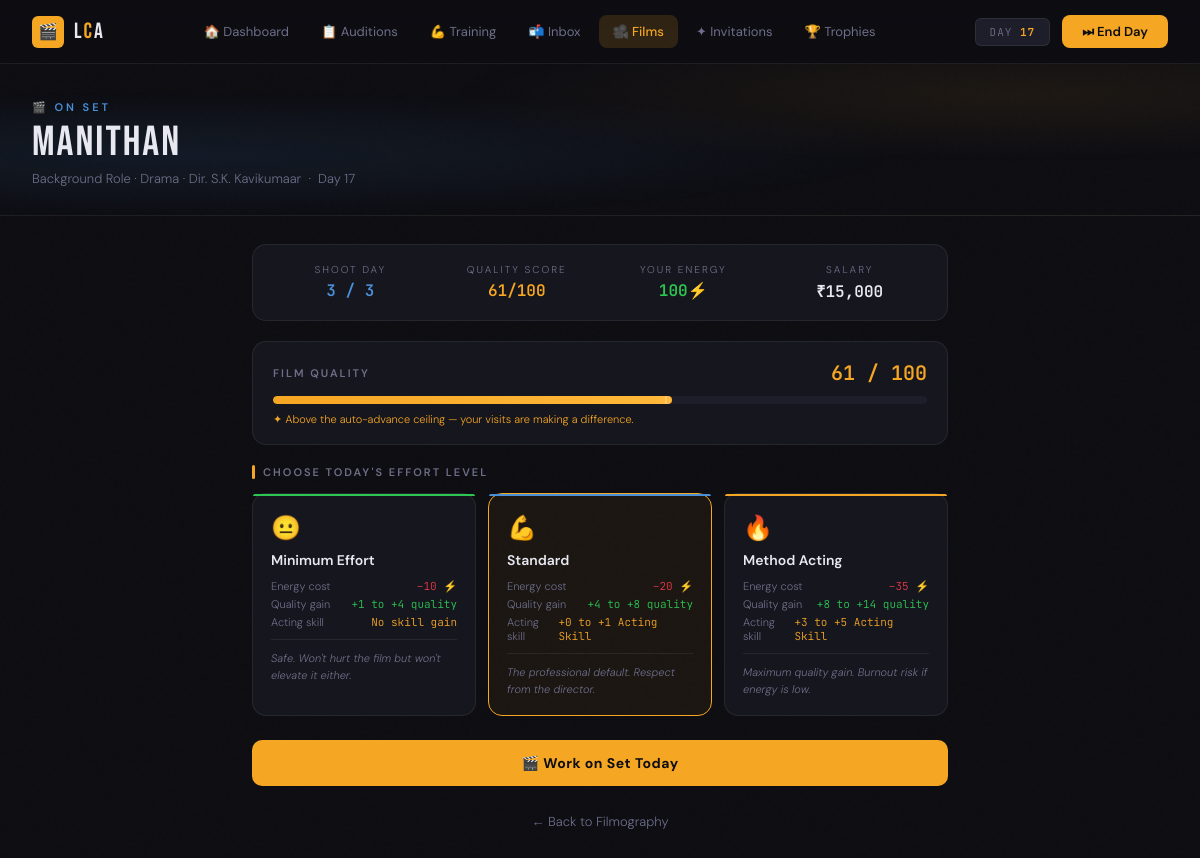
/filming/1/1, run on an earlier commit of the app's database.
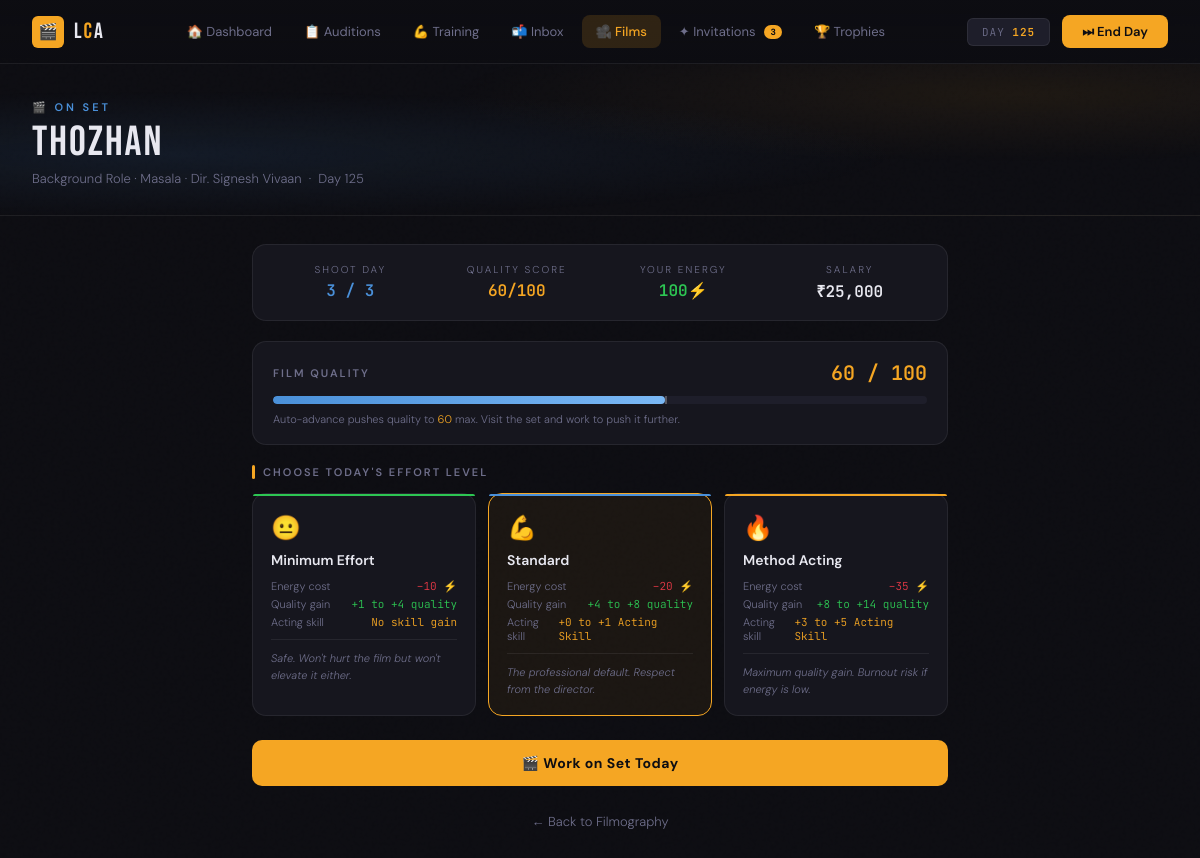
And on a later commit of the database.
### app.py (models this page shows)
class Actor(db.Model):
    id              = db.Column(db.Integer, primary_key=True)
    name            = db.Column(db.String(80), nullable=False)
    industry        = db.Column(db.String(20))
    persona         = db.Column(db.String(30))
    funds           = db.Column(db.Integer, default=50000)
    energy          = db.Column(db.Integer, default=100)
    fame            = db.Column(db.Integer, default=5)
    game_day        = db.Column(db.Integer, default=1)
    acting_skill    = db.Column(db.Integer, default=10)
    screen_presence = db.Column(db.Integer, default=10)
    looks           = db.Column(db.Integer, default=10)
    dialogue        = db.Column(db.Integer, default=10)
    dancing         = db.Column(db.Integer, default=10)
    connections     = db.Column(db.Integer, default=0)
    fitness         = db.Column(db.Integer, default=10)
    resilience      = db.Column(db.Integer, default=10)
    credibility     = db.Column(db.Integer, default=80)
    is_tired        = db.Column(db.Boolean, default=False)
    tired_days_left = db.Column(db.Integer, default=0)

class Film(db.Model):
    id                  = db.Column(db.Integer, primary_key=True)
    actor_id            = db.Column(db.Integer, db.ForeignKey('actor.id'), nullable=False)
    application_id      = db.Column(db.Integer, db.ForeignKey('job_application.id'))
    movie_title         = db.Column(db.String(100))
    role_type           = db.Column(db.String(50))
    role_tier           = db.Column(db.String(2))
    genre               = db.Column(db.String(30))
    director            = db.Column(db.String(80))
    director_stars      = db.Column(db.Integer, default=3)
    budget              = db.Column(db.String(10))
    salary              = db.Column(db.Integer, default=0)
    total_shoot_days    = db.Column(db.Integer, default=10)
    days_completed      = db.Column(db.Integer, default=0)
    status              = db.Column(db.String(20), default='filming')
    box_office_result   = db.Column(db.String(20))   # blockbuster/hit/average/flop/disaster
    box_office_score    = db.Column(db.Float)
    fame_change         = db.Column(db.Integer, default=0)
    release_day         = db.Column(db.Integer)       # game_day when released
    review              = db.Column(db.Text)
    quality_score   = db.Column(db.Integer, default=50)
    last_visit_day  = db.Column(db.Integer, default=0)

### app.py (the view)
@app.route('/filming/<int:actor_id>/<int:film_id>')
def filming_set(actor_id, film_id):
    actor = db.get_or_404(Actor, actor_id)
    film  = db.get_or_404(Film, film_id)
    offer_count = JobApplication.query.filter_by(
        actor_id=actor_id, status='offered'
    ).count()
    invite_count = Invitation.query.filter_by(
        actor_id=actor_id, is_active=True
    ).filter(Invitation.expires_day >= actor.game_day).count()
    already_visited = (film.last_visit_day == actor.game_day)
    on_set_event    = None if already_visited else get_todays_event()
    released_films = Film.query.filter_by(actor_id=actor_id, status='released').all()
    prestige = get_prestige(actor, released_films)
    return render_template(
        'filming.html',
        actor=actor,
        film=film,
        prestige=prestige,
        offer_count=offer_count,
        invite_count=invite_count,
        already_visited=already_visited,
        on_set_event=on_set_event,
        effort_options=EFFORT_OPTIONS,
        auto_quality_cap=60,
    )

### filming.py (called while the page is built)
def get_todays_event():
    if random.random() < 0.25:
        return random.choice(ON_SET_EVENTS)
    return None

### templates/filming.html (shortened to what the changed rows need)
{% extends "base.html" %}
{% block nav_films %}active{% endblock %}
{% block content %}
<div class="page-hero">
  <div class="page-label">🎬 On Set</div>
  <div class="page-title">{{ film.movie_title }}</div>
  <div class="page-sub">
    {{ film.role_type }} · {{ film.genre }} · Dir. {{ film.director }}
    &nbsp;·&nbsp; Day {{ actor.game_day }}
  </div>
</div>
<div class="content-wrap">
  <div class="film-strip">
    <div class="strip-stat">
      <div class="strip-label">Shoot Day</div>
      <div class="strip-value blue">{{ film.days_completed }} / {{ film.total_shoot_days }}</div>
    </div>
    <div class="strip-stat">
      <div class="strip-label">Quality Score</div>
      <div class="strip-value gold">{{ film.quality_score }}/100</div>
    </div>
    <div class="strip-stat">
      <div class="strip-label">Your Energy</div>
      <div class="strip-value {% if actor.energy >= 60 %}green{% elif actor.energy >= 30 %}gold{% else %}" style="color:var(--red){% endif %}">{{ actor.energy }}⚡</div>
    </div>
    <div class="strip-stat">
      <div class="strip-label">Salary</div>
      <div class="strip-value">₹{{ "{:,}".format(film.salary) }}</div>
    </div>
  </div>
  <div class="quality-card">
    <div class="quality-header">
      <div class="quality-label">Film Quality</div>
      <div class="quality-value">{{ film.quality_score }} / 100</div>
    </div>
    <div class="quality-track">
      <div class="quality-fill {% if film.quality_score > auto_quality_cap %}high{% endif %}"
           style="width: {{ film.quality_score }}%"></div>
      <div class="quality-cap-marker" style="left: {{ auto_quality_cap }}%"></div>
    </div>
    {% if film.quality_score <= auto_quality_cap %}
    <div class="quality-hint">
      Auto-advance pushes quality to <span>{{ auto_quality_cap }}</span> max.
      Visit the set and work to push it further.
    </div>
    {% else %}
    <div class="quality-hint" style="color:var(--gold)">
      ✦ Above the auto-advance ceiling — your visits are making a difference.
    </div>
    {% endif %}
  </div>
</div>
{% endblock %}

### templates/base.html (shortened to what this page needs)
<!DOCTYPE html>
<html lang="en">
<head>
</head>
<body>
<div class="page">
{% block nav %}
{% if actor is defined %}
<nav class="nav">
  <a href="/dashboard/{{ actor.id }}" class="nav-logo">
    <div class="nav-logo-icon">🎬</div>
    <div class="nav-logo-text">L<span>C</span>A</div>
  </a>
  <div class="nav-links">
    <a href="/dashboard/{{ actor.id }}"    class="nav-link {% block nav_dash %}{% endblock %}">🏠 Dashboard</a>
    <a href="/job-board/{{ actor.id }}"    class="nav-link {% block nav_jobs %}{% endblock %}">📋 Auditions</a>
    <a href="/training/{{ actor.id }}"     class="nav-link {% block nav_train %}{% endblock %}">💪 Training</a>
    <a href="/applications/{{ actor.id }}" class="nav-link {% block nav_inbox %}{% endblock %}">
      📬 Inbox
    </a>
    <a href="/films/{{ actor.id }}"        class="nav-link {% block nav_films %}{% endblock %}">🎥 Films</a>
    <a href="/invitations/{{ actor.id }}"
        class="nav-link {% block nav_invites %}{% endblock %}">
      ✦ Invitations
      {% if invite_count is defined and invite_count > 0 %}
    <span class="nav-badge" style="background:var(--gold);color:#0D0D12;">
      {{ invite_count }}
    </span>
  {% endif %}
</a>
<a href="/milestones/{{ actor.id }}"
   class="nav-link {% block nav_trophies %}{% endblock %}">
  🏆 Trophies
</a>
  </div>
  <div class="nav-right">
    <div class="nav-day">DAY <span>{{ actor.game_day }}</span></div>
    <form action="/rest/{{ actor.id }}" method="POST">
      <button type="submit" class="end-day-btn">⏭ End Day</button>
    </form>
  </div>
</nav>
{% endif %}
{% endblock %}
{% block content %}{% endblock %}
</div>
</body>
</html>

What changed in the data, as far as the page shows it:
changed Actor: game_day "17" → "125"
changed Film "Background Role": movie_title "Manithan" → "Thozhan"; genre "Drama" → "Masala"; director "S.K. Kavikumaar" → "Signesh Vivaan"; quality_score "61" → "60"; salary "15,000" → "25,000"
Also different on the page:
{{ invite_count }}: (not shown) → "3"
{{ auto_quality_cap }}: (not shown) → "60"
text no longer shown: "✦ Above the auto-advance ceiling — your visits are making a difference."
text now shown: "Auto-advance pushes quality to max. Visit the set and work to push it further."
